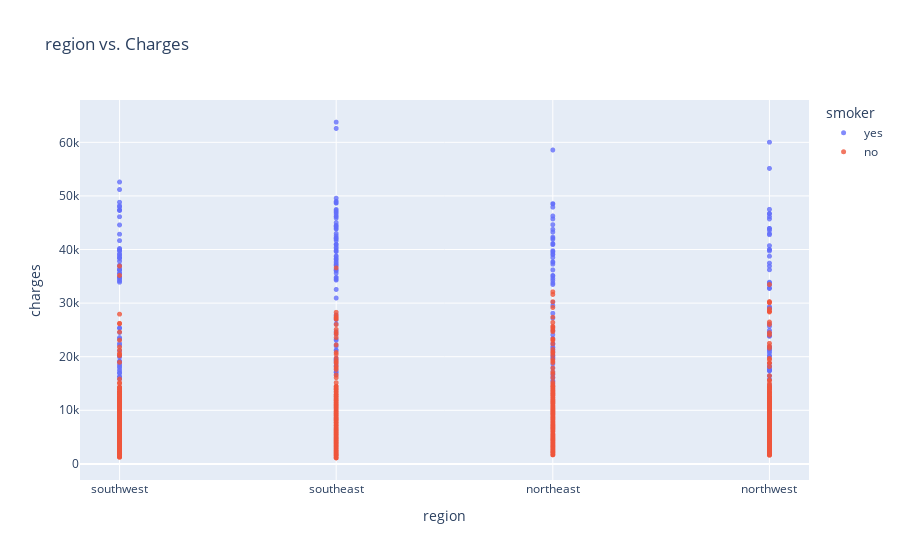

Notebook source saved alongside this figure:
### Code cell
fig = px.scatter(medical_df, 
                 x='region', 
                 y='charges', 
                 color='smoker', 
                 opacity=0.8, 
                 hover_data=['sex'], 
                 title='region vs. Charges')
fig.update_traces(marker_size=5)
fig.show()

### Figure 1 — Plotly figure (JSON) as saved in the notebook; plotly's stock layout.template omitted (floating-point values rounded to 4 significant figures; data arrays with more than 128 entries replaced by an {"elided": "..."} marker saying what was removed)
{"data": [{"customdata": {"elided": "274x1 str values"}, "hovertemplate": "smoker=yes<br>region=%{x}<br>charges=%{y}<br>sex=%{customdata[0]}<extra></extra>", "legendgroup": "yes", "marker": {"color": "#636efa", "opacity": 0.8, "size": 5, "symbol": "circle"}, "mode": "markers", "name": "yes", "showlegend": true, "type": "scattergl", "x": {"elided": "274 str values"}, "xaxis": "x", "y": {"elided": "274 float values"}, "yaxis": "y"}, {"customdata": {"elided": "1064x1 str values"}, "hovertemplate": "smoker=no<br>region=%{x}<br>charges=%{y}<br>sex=%{customdata[0]}<extra></extra>", "legendgroup": "no", "marker": {"color": "#EF553B", "opacity": 0.8, "size": 5, "symbol": "circle"}, "mode": "markers", "name": "no", "showlegend": true, "type": "scattergl", "x": {"elided": "1064 str values"}, "xaxis": "x", "y": {"elided": "1064 float values"}, "yaxis": "y"}], "layout": {"autosize": true, "legend": {"title": {"text": "smoker"}, "tracegroupgap": 0}, "title": {"text": "region vs. Charges"}, "xaxis": {"anchor": "y", "autorange": true, "domain": [0, 1], "range": [-0.1791, 3.179], "title": {"text": "region"}, "type": "category"}, "yaxis": {"anchor": "x", "autorange": true, "domain": [0, 1], "range": [-3755.0, 68650.0], "title": {"text": "charges"}, "type": "linear"}}}
